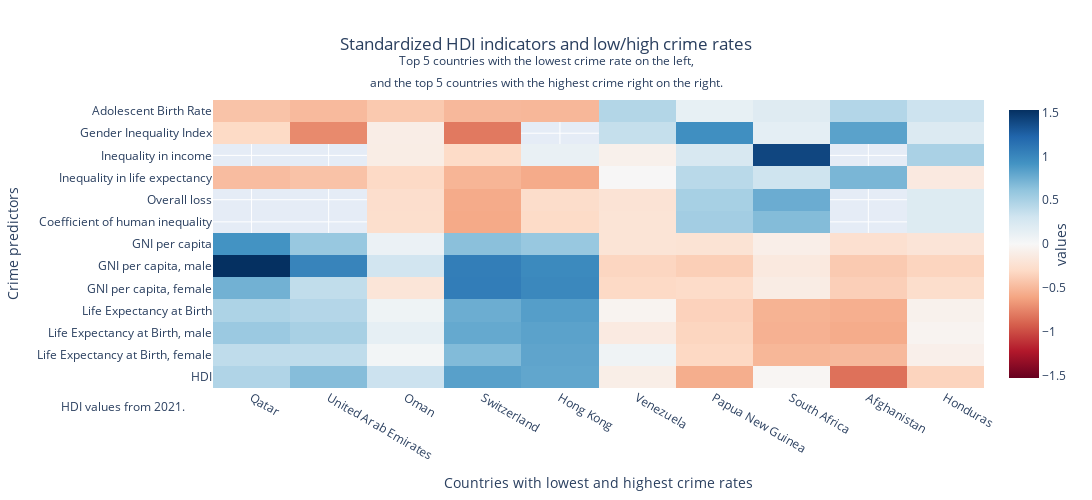

Here is the notebook cell this chart was saved with:
### Code cell
crime = pd.read_csv("datasets/crime-rate-by-country-2023.csv")
HDI = pd.read_csv("datasets/Human Development Index.csv")

# index = country
crime = crime.groupby('country').first()
HDI = HDI.groupby('Country').first()

# filter data 2021
stats_2021 = [col for col in HDI.columns if '2021' in col]
HDI_2021 = HDI[stats_2021]

HC = HDI_2021.copy()
HC = HC.loc[:, [#'HDI Rank (2021)',
             'Human Development Index (2021)',
             'Life Expectancy at Birth, female (2021)',
            'Life Expectancy at Birth, male (2021)',
            'Life Expectancy at Birth (2021)',
             'Gross National Income Per Capita, female (2021)',
             'Gross National Income Per Capita, male (2021)',
            'Gross National Income Per Capita (2021)',
             'Coefficient of human inequality (2021)',
             'Overall loss (%) (2021)',
             'Inequality in life expectancy (2021)',
             'Inequality in income (2021)',
             'Gender Inequality Index (2021)',
             'Adolescent Birth Rate (births per 1,000 women ages 15-19) (2021)']]

HC.rename(columns = {'Human Development Index (2021)': 'HDI',
                     'Life Expectancy at Birth (2021)': 'Life Expectancy at Birth',
                     'Life Expectancy at Birth, male (2021)' : 'Life Expectancy at Birth, male',
                     'Life Expectancy at Birth, female (2021)' : 'Life Expectancy at Birth, female',
                    'Gross National Income Per Capita (2021)' : 'GNI per capita',
                     'Gross National Income Per Capita, male (2021)' : 'GNI per capita, male',
                      'Gross National Income Per Capita, female (2021)' : 'GNI per capita, female',
                     'Inequality-adjusted Human Development Index (2021)' : 'Inequality-adjusted HDI',
                    'Coefficient of human inequality (2021)' : 'Coefficient of human inequality',
                    'Overall loss (%) (2021)' : 'Overall loss', 'Inequality in life expectancy (2021)' : 'Inequality in life expectancy',
                    'Inequality in income (2021)' : 'Inequality in income',
                    'Gender Inequality Index (2021)' : 'Gender Inequality Index',
                    'Adolescent Birth Rate (births per 1,000 women ages 15-19) (2021)' : 'Adolescent Birth Rate'}, inplace=True)

# standardize data
HC_standardized = 2 * (HC - HC.mean()) / (HC.max() - HC.min())

HCC = crime.join(HC_standardized)
HCC = HCC.drop(columns=['rank', 'pop2023'])

low5 = HCC.nsmallest(6, 'crimeIndex')
high5 = HCC.nlargest(5, 'crimeIndex')

df = pd.concat([low5, high5])
df = df.drop("Taiwan", axis='index')

df = df.drop(columns=['crimeIndex'])

df = df.T

HDIfig = go.Figure(data=go.Heatmap(z=df.values,
                                   x=df.columns,
                                   y=df.index,
                                   colorscale='RdBu',
                                   zmid=0,
                                   colorbar=dict(title='values', titleside='right')))

# Update layout for better visualization
HDIfig.update_layout(
    title={
        'text': 'Standardized HDI indicators and low/high crime rates<br><sup>Top 5 countries with the lowest crime rate on the left,<br>and the top 5 countries with the highest crime right on the right.</sup>',
        'y':0.9,
        'x':0.5,
        'xanchor': 'center',
        'yanchor': 'top'
    },
    xaxis_title='Countries with lowest and highest crime rates',
    yaxis_title='Crime predictors',
    xaxis=dict(tickmode='array', tickvals=list(range(len(df.columns))), ticktext=df.columns),
    yaxis=dict(tickmode='array', tickvals=list(range(len(df.index))), ticktext=df.index)
)

HDIfig.update_layout(
    height=500,
    width=1100
)

HDIfig.add_annotation(x=-0.20, y=-0.10,
                   xref="paper", yref="paper",
                   align='left',
                   xanchor='left', yanchor='bottom',
                   showarrow=False,
                   text='HDI values from 2021.'
                  )

# Show the interactive heatmap
HDIfig.show()

### Figure 1 — Plotly figure (JSON) as saved in the notebook; plotly's stock layout.template omitted (floating-point values rounded to 4 significant figures; data arrays with more than 128 entries replaced by an {"elided": "..."} marker saying what was removed)
{"data": [{"colorbar": {"title": {"side": "right", "text": "values"}}, "colorscale": [[0, "rgb(103,0,31)"], [0.1, "rgb(178,24,43)"], [0.2, "rgb(214,96,77)"], [0.3, "rgb(244,165,130)"], [0.4, "rgb(253,219,199)"], [0.5, "rgb(247,247,247)"], [0.6, "rgb(209,229,240)"], [0.7, "rgb(146,197,222)"], [0.8, "rgb(67,147,195)"], [0.9, "rgb(33,102,172)"], [1, "rgb(5,48,97)"]], "type": "heatmap", "x": ["Qatar", "United Arab Emirates", "Oman", "Switzerland", "Hong Kong", "Venezuela", "Papua New Guinea", "South Africa", "Afghanistan", "Honduras"], "y": ["HDI", "Life Expectancy at Birth, female", "Life Expectancy at Birth, male", "Life Expectancy at Birth", "GNI per capita, female", "GNI per capita, male", "GNI per capita", "Coefficient of human inequality", "Overall loss", "Inequality in life expectancy", "Inequality in income", "Gender Inequality Index", "Adolescent Birth Rate"], "z": {"elided": "13x10 float values"}, "zmid": 0}], "layout": {"annotations": [{"align": "left", "showarrow": false, "text": "HDI values from 2021.", "x": -0.2, "xanchor": "left", "xref": "paper", "y": -0.1, "yanchor": "bottom", "yref": "paper"}], "height": 500, "title": {"text": "Standardized HDI indicators and low/high crime rates<br><sup>Top 5 countries with the lowest crime rate on the left,<br>and the top 5 countries with the highest crime right on the right.</sup>", "x": 0.5, "xanchor": "center", "y": 0.9, "yanchor": "top"}, "width": 1100, "xaxis": {"autorange": true, "range": [-0.5, 9.5], "tickmode": "array", "ticktext": ["Qatar", "United Arab Emirates", "Oman", "Switzerland", "Hong Kong", "Venezuela", "Papua New Guinea", "South Africa", "Afghanistan", "Honduras"], "tickvals": [0, 1, 2, 3, 4, 5, 6, 7, 8, 9], "title": {"text": "Countries with lowest and highest crime rates"}, "type": "category"}, "yaxis": {"autorange": true, "range": [-0.5, 12.5], "tickmode": "array", "ticktext": ["HDI", "Life Expectancy at Birth, female", "Life Expectancy at Birth, male", "Life Expectancy at Birth", "GNI per capita, female", "GNI per capita, male", "GNI per capita", "Coefficient of human inequality", "Overall loss", "Inequality in life expectancy", "Inequality in income", "Gender Inequality Index", "Adolescent Birth Rate"], "tickvals": [0, 1, 2, 3, 4, 5, 6, 7, 8, 9, 10, 11, 12], "title": {"text": "Crime predictors"}, "type": "category"}}}
